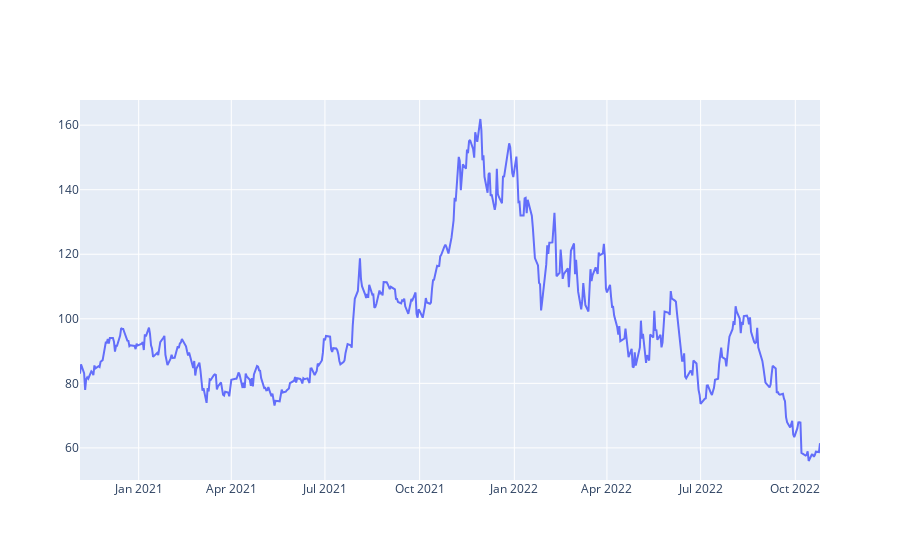

The notebook cell this image was saved under:
### Code cell
fig = go.Figure(
    data=[
        go.Scatter(
            x=amd.index,
            y=amd.Close
        )
    ]
)
fig

### Figure 1 — Plotly figure (JSON) as saved in the notebook; plotly's stock layout.template omitted (floating-point values rounded to 4 significant figures; data arrays with more than 128 entries replaced by an {"elided": "..."} marker saying what was removed)
{"data": [{"type": "scatter", "x": {"elided": "496 str values"}, "y": {"elided": "496 float values"}}], "layout": {}}
